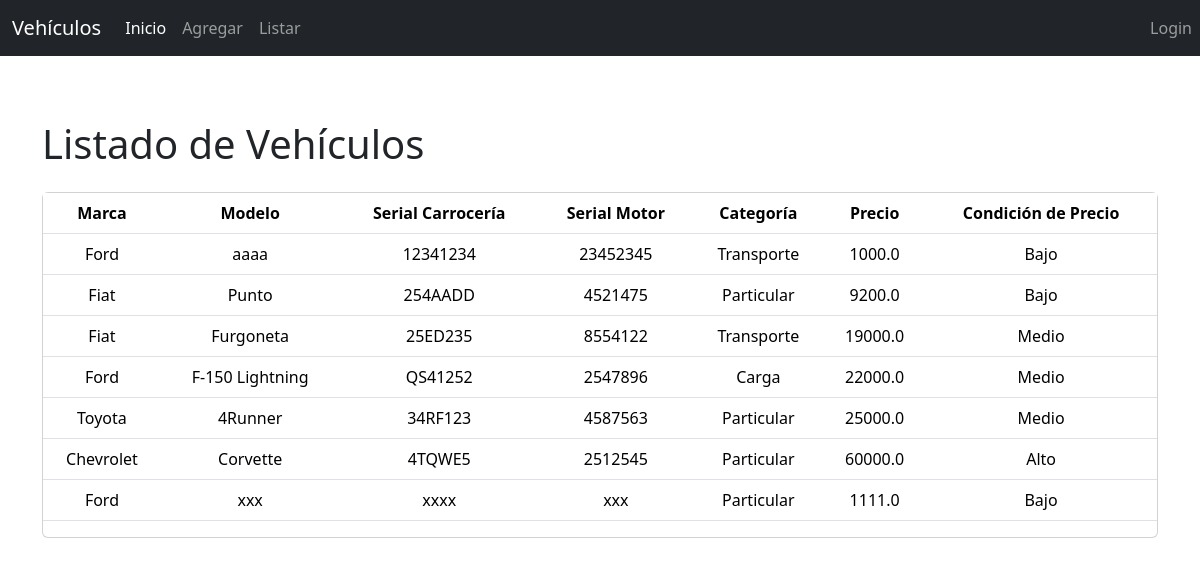
The page /vehiculo/listar/ on the database its author committed.
### vehiculo/models.py (models this page shows, shortened)
class VehiculoModel(models.Model):
    MARCAS_OPTIONS = (
        ('Fiat', 'Fiat'),
        ('Chevrolet', 'Chevrolet'),
        ('Ford', 'Ford'),
        ('Toyota', 'Toyota')
    )
    CATEGORIAS_OPTIONS = (
        ('Particular', 'Particular'),
        ('Transporte', 'Transporte'),
        ('Carga', 'Carga')
    )
    marca = models.CharField(max_length=20, choices=MARCAS_OPTIONS, default='Ford')
    modelo  = models.CharField(max_length=100)
    serial_carroceria = models.CharField(max_length=50)
    serial_motor = models.CharField(max_length=50)
    categoria = models.CharField(max_length=20, choices=CATEGORIAS_OPTIONS, default='Particular')
    precio = models.FloatField()
    fecha_creacion = models.DateTimeField(auto_now_add= True)
    fecha_modificacion = models.DateTimeField(auto_now= True)
    class Meta:
        permissions = (
            ("visualizar_catalogo","Puede visualizar_catalogo"),
        )

### vehiculo/views.py (the view)
# urls.py: path('listar/', listar_vehiculo, name='listar')
def listar_vehiculo(request):
    vehiculos = VehiculoModel.objects.all()
    context = { 'lista_vehiculos': vehiculos}
    return render(request, 'lista.html', context)

### templates/lista.html
{% extends 'base.html' %}
{% load static %}
{% block content %}
<div class="container py-5" id="vehiculo-list">
    <div class="title py-3">
        <h1>Listado de Vehículos</h1>
    </div>
    <div class="card" id="card-list">
        <table class="table table-hover text-center table-reponsive-sm">
            <thead>
                <tr>
                    <th>Marca</th>
                    <th>Modelo</th>
                    <th>Serial Carrocería</th>
                    <th>Serial Motor</th>
                    <th>Categoría</th>
                    <th>Precio</th>
                    <th>Condición de Precio</th>
                </tr>
            </thead>
            {% if lista_vehiculos %}
            {% for item in lista_vehiculos %}
                <tbody>
                    <tr>
                        <td>{{item.marca}}</td>
                        <td>{{item.modelo}}</td>
                        <td>{{item.serial_carroceria}}</td>
                        <td>{{item.serial_motor}}</td>
                        <td>{{item.categoria}}</td>
                        <td>{{item.precio}}</td>
                        <td>
                            {% if item.precio > 30000 %}
                                Alto
                            {% elif item.precio > 10000 and item.precio <= 30000 %}
                                Medio
                            {% elif item.precio <= 10000 %}
                                Bajo
                            {% else %}
                                Valor inválido
                            {% endif %}
                        </td>
                    </tr>
                </tbody>
            {% endfor %}
            {% else %}
                <h1>No tengo información de vehículos</h1>
            {% endif %}
        </table>
    </div>
</div>
{% endblock content %}

### templates/base.html (shortened to what this page needs)
<!DOCTYPE html>
<html lang="en">
<head>
    {% load bootstrap5 %}
    {% bootstrap_css %}
</head>
<body>
    {% block nav %}
        {% include 'menu.html' %}
    {% endblock nav %}
    {% block content %}
	{% endblock content %}
</body>
</html>

### templates/menu.html (shortened to what this page needs)
{% extends 'base.html' %}
{% block nav %}
<nav class="navbar navbar-expand-lg navbar-dark bg-dark">
  <div class="container-fluid">
    <a class="navbar-brand" href="#">Vehículos</a>
    <div class="collapse navbar-collapse" id="navbarSupportedContent">
      <ul class="navbar-nav me-auto mb-2 mb-lg-0">
        <li class="nav-item">
          <a class="nav-link active" aria-current="page" href="#">Inicio</a>
        </li>
        <li class="nav-item">
          <a class="nav-link" href="#">Agregar</a>
        </li>
        <li class="nav-item">
            <a class="nav-link" href="#">Listar</a>
        </li>
      </ul>
    </div>
  </div>
  <div class="collapse navbar-collapse" id="navbarText">
    <ul class="navbar-nav mr-auto">
        {% if  user.is_authenticated  %}
        <li class="nav-item">
            <a class="nav-link"  href="/vehiculo/logout">Salir</a>
        </li>
        <li class="nav-item">
            <a class="nav-link"  href="#">Hola {{user.username}}</a>
        </li>
        {% else %}
        <li class="nav-item">
            <a class="nav-link"  href="/vehiculo/login">Login</a>
        </li>
        {% endif %}
    </ul>
  </div>
</nav>
{% endblock nav %}

### rows shown on the page
VehiculoModel: marca "Ford", modelo "aaaa", serial_carroceria "12341234", serial_motor "23452345", categoria "Transporte", precio "1000.0", shows "Bajo"
VehiculoModel: marca "Fiat", modelo "Punto", serial_carroceria "254AADD", serial_motor "4521475", categoria "Particular", precio "9200.0", shows "Bajo"
VehiculoModel: marca "Fiat", modelo "Furgoneta", serial_carroceria "25ED235", serial_motor "8554122", categoria "Transporte", precio "19000.0", shows "Medio"
VehiculoModel: marca "Ford", modelo "F-150 Lightning", serial_carroceria "QS41252", serial_motor "2547896", categoria "Carga", precio "22000.0", shows "Medio"
VehiculoModel: marca "Toyota", modelo "4Runner", serial_carroceria "34RF123", serial_motor "4587563", categoria "Particular", precio "25000.0", shows "Medio"
VehiculoModel: marca "Chevrolet", modelo "Corvette", serial_carroceria "4TQWE5", serial_motor "2512545", categoria "Particular", precio "60000.0", shows "Alto"
VehiculoModel: marca "Ford", modelo "xxx", serial_carroceria "xxxx", serial_motor "xxx", categoria "Particular", precio "1111.0", shows "Bajo"
